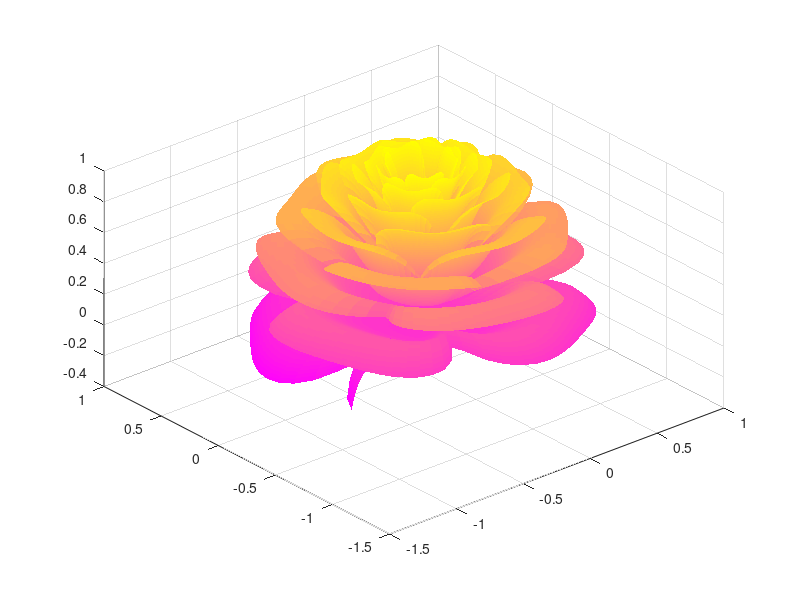

MATLAB code for this plot:
%Eduardo de Jesús Gasca Laguna
%14/07/2021

n = 800;
A = 1.995653;
B = 1.27689;
C = 9;

r = linspace(0,1,n);
theta = linspace(-2,20*pi,n);
[R,THETA] = ndgrid(r,theta);

%Numero de petalos por ciclo
Npetalos = 3.6;

x = 1-(1/2)*((5/4)*(1-mod(Npetalos*THETA,2*pi)/pi).^2 - 1/4).^2;
phi = (pi/2)*exp(-THETA/(C*pi));
y = A*(R.^2).*(B*R-1).^2.*sin(phi);
R2 = x.*(R.*sin(phi)+y.*cos(phi));

X = R2.*sin(THETA);
Y = R2.*cos(THETA);
Z = x.*(R.*cos(phi) - y.*sin(phi));

%Color del mapeado
clf
surf(X,Y,Z,'LineStyle','none')
view([-40.50 42.00])
colormap(spring)
